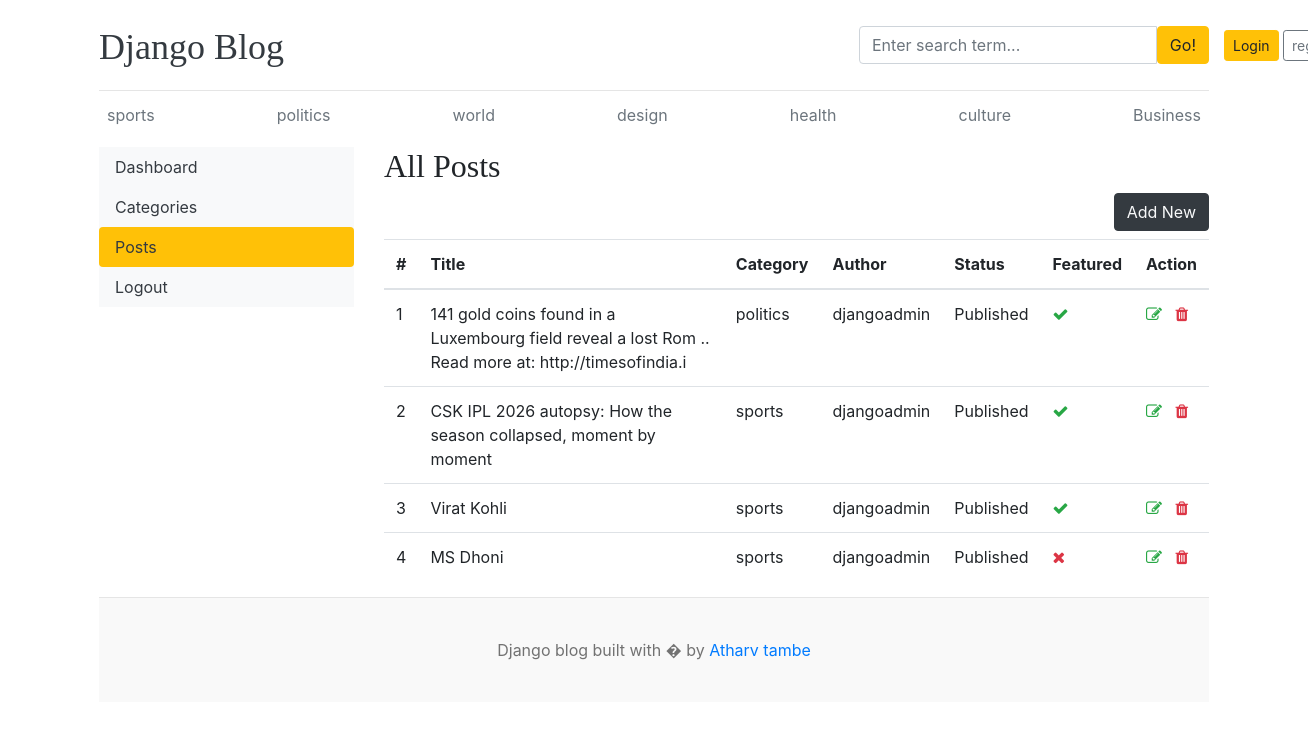
The app's page /dashboards/posts/, older data.
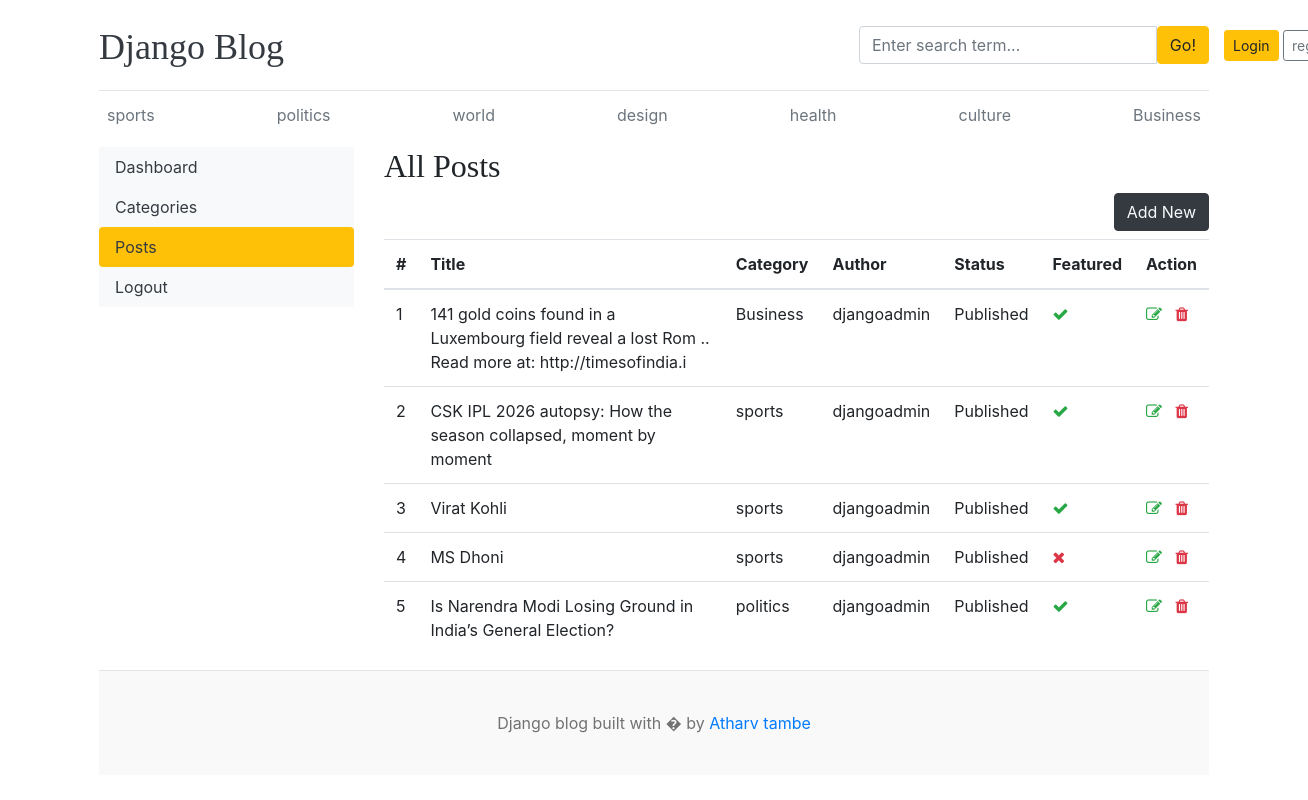
The same page, newer data.
### blog/models.py (models this page shows, shortened)
class category(models.Model):
    category_name = models.CharField(max_length=50 , unique=True)
    created_at = models.DateTimeField(auto_now_add=True)
    updated_at = models.DateTimeField(auto_now=True)
    class Meta:
        verbose_name_plural = "calegories"
    def __str__(self):
        return self.category_name

class Blog(models.Model):
    title = models.CharField(max_length=100)
    slug = models.SlugField(max_length=150, unique=True, blank=True)
    category = models.ForeignKey(category, on_delete=models.CASCADE)
    author = models.ForeignKey(User, on_delete=models.CASCADE)
    featured_image = models.ImageField(upload_to='uploads/%Y/%m/%d')
    short_description = models.TextField(max_length=500)
    blog_body = models.TextField(max_length=2000)
    status = models.CharField(max_length=20, choices=STATUS_CHOICES, default="Draft")
    is_featured = models.BooleanField(default=False)
    created_at = models.DateTimeField(auto_now_add=True)
    updated_at = models.DateTimeField(auto_now=True)

### dashboards/views.py (the view)
# urls.py: path('posts/',views.posts,name='posts'),
def posts(request):
    posts = Blog.objects.all()
    context = {
        'posts': posts,
    }
    return render(request, 'dashboards/posts.html', context)

### blog/context_processors.py (called while the page is built)
def get_categories(request):
    categories = category.objects.all()
    return dict(categories=categories)

### templates/dashboards/posts.html (shortened to what this page needs)
{% extends 'base.html' %}
{% block content %}
<div class="row">
    {% include 'dashboards/sidebar.html' %}
    <div class="col-md-9">
        <h2>All Posts</h2>
        <a href="{% url 'add_post' %}" class="btn btn-dark text-light float-right mb-2">Add New</a>
        <table class="table table-hover">
            <thead>
              <tr>
                <th>#</th>
                <th>Title</th>
                <th>Category</th>
                <th>Author</th>
                <th>Status</th>
                <th>Featured</th>
                <th>Action</th>
              </tr>
            </thead>
            <tbody>
            {% for post in posts %}
              <tr>
                <td>{{ forloop.counter }}</td>
                <td>{{ post.title }}</td>
                <td>{{ post.category }}</td>
                <td>{{ post.author }}</td>
                <td>{{ post.status }}</td>
                <td>{% if post.is_featured %}<i class="fa fa-check text-success"></i>{% else %}<i class="fa fa-times text-danger"></i>{% endif %}</td>
                <td>
                    <a href="{% url 'edit_post' post.id %}"><i class="fa fa-edit text-success"></i></a>
                    <a href="{% url 'delete_post' post.id %}"><i class="fa fa-trash text-danger"></i></a>
                </td>
              </tr>
            {% endfor %}
            </tbody>
          </table>
    </div>
</div>
{% endblock %}

### templates/base.html (shortened to what this page needs)
{% load static %}
<!DOCTYPE html>
<html lang="en">
<head>
    <link href="https://getbootstrap.com/docs/4.0/dist/css/bootstrap.min.css" rel="stylesheet">
    <link href="{% static 'css/blog.css' %}" rel="stylesheet">
    <link rel="stylesheet" href="https://cdnjs.cloudflare.com/ajax/libs/font-awesome/4.7.0/css/font-awesome.min.css">
  </head>
<body>
    <div class="container">
      <header class="blog-header py-3">
        <div class="row flex-nowrap justify-content-between align-items-center">
          <div class="col-8 pt-1">
            <a class="blog-header-logo text-dark" href="/">Django Blog</a>
          </div>
          <div class="col-4">
            <form action="{% url 'search' %}" method="GET">
              <div class="input-group">
                <input class="form-control" type="text" name="keyword" value="{{ keyword }}" placeholder="Enter search term..." aria-label="Enter search term..." aria-describedby="button-search" />
                <button type="submit" class="btn btn-warning" id="button-search" type="button">Go!</button>
            </div>
            </form>
          </div>
          <div class="col-le-6 d-flex justify-content-end align-items-center">
            {% if not user.is_authenticated %}
            <a class="btn btn-sm btn-warning" href="{% url 'login' %}">Login</a> &nbsp;
            <a class="btn btn-sm btn-outline-secondary" href="{% url 'register' %}">register</a>
            {% else %}
            <span><a href="{% url 'dashboard' %}">Dashboard</a></span>
            &emsp;
            <span><a href="{% url 'logout' %}">Logout</a></span>
            {% endif %}
          </div>
        </div>
      </header>
            <div class="nav-scroller py-1 mb-2">
        <nav class="nav d-flex justify-content-between">
          {% for i in categories %}
          <a class="p-2 text-muted" href="{% url 'post_by_category' i.id %}">{{ i }}</a>
          {% endfor %}
        </nav>
      </div>
{% block content %}
{% endblock %}
 <footer class="blog-footer">
  <p>Django blog built with � by <a href="">Atharv tambe</a></p>
</footer>
</body>
</html>

Row changes from the older to the newer data that the page shows:
changed Blog: category "politics" → "Business"
added Blog: title "Is Narendra Modi Losing Ground in India’s General Election?", category "politics", author "djangoadmin", status "Published", is_featured True (drawn)
